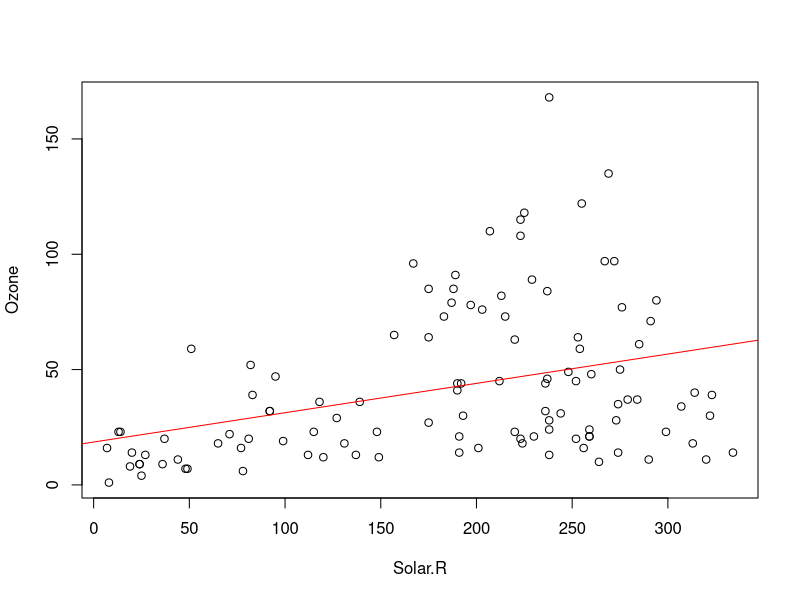

Write R code to recreate this figure. (Note: this script raises an error after producing the figure.)
data(airquality)

#names of the variables we will be working with
names(airquality)
# [1] "Ozone"   "Solar.R" "Wind"    "Temp"    "Month"   "Day"   

#Coding removes the NA's of the data, data cleaning
airquality=na.omit(airquality)
airquality

#Command allows us to see the structure of the data
str(airquality)

#Convert Month and Day to factors
factor(airquality$Month)
levels(airquality$Month)
airquality$Month=factor(airquality$Month)
str(airquality)
airquality$Day=factor(airquality$Day)

# Plotting Univariate Relationships
plot(Ozone~Solar.R,data=airquality)

#use lm to plot a regression line
Model1=lm(Ozone~Solar.R,data=airquality)
abline(Model1,col="Red")
#also w/ GGPLOT2
ggplot(airquality,aes(x=Solar.R,y=Ozone)) + geom_point() + geom_smooth(method="lm", se=FALSE)

#Summary Statistics for Regression line
summary(Model1)
Model1
#Coefficients:
# (Intercept)      Solar.R  
#     18.5987       0.1272 

#Assumptions
plot(Model1)

#Box Plot of Months (X) & Ozone (Y)
library(ggplot2)
ggplot(airquality, aes(x = Month, y = Ozone)) + geom_boxplot()

#Facet
ggplot(airquality, aes(x = Month)) + geom_dotplot(dotsize = 0.4)
ggplot(airquality, aes(x = Day)) + geom_dotplot(dotsize = 0.4)

#Multilinear Regression w/o DAY
airquality
names(airquality)
Model2=lm(Ozone~Solar.R+Wind+Temp+Month,data=airquality)
summary(lm(Ozone~Solar.R+Wind+Temp+Month,data=airquality))
Model2$residuals
plot(predict(Model2), Model2$residuals)
abline(h=0)
hist(Model2$residuals)

#Anova for Multi-Regression Model
anova(Model2)

#MLR model with a interation
Model3=lm(Ozone~Solar.R+Wind+Temp+Month+Solar.R:Wind,data=airquality)
summary(Model3)
anova(Model3)

#******************************************************************************
# VIF

# Load the "car" package
library(car)
# check for multicollinearity using vif
vif(Model3)
# Solar.R and wind are both found have a high vif (<5)
# compute vif w/o Solar.R
vif(lm(formula = Ozone ~ Wind + Temp + Month + Solar.R:Wind, data = airquality))
# coupute  vif w/o wind
vif(lm(formula = Ozone ~ Solar.R + Temp + Month + Solar.R:Wind, data = airquality))


#******************************************************************************
# Verify the CLT

# plot a histogram
hist(rexp(500), breaks=12, main="500 samplings each w/1 observations")

# Create an empty vector of zeros, with 500 ellements
xbar10 = rep(0, 500)
# populate the vector by taking 10 samples from the normal population
for (i in 1:500)
  xbar10[i] = mean(rexp(5))
# plot a histogram
hist(xbar10, breaks=12, main="500 samplings each w/5 observations")

# Create an empty vector of zeros, with 500 ellements
xbar111 = rep(0, 500)
# populate the vector by taking 111 samples from the normal population
for (i in 1:500)
  xbar111[i] = mean(rexp(111))
# plot a histogram
hist(xbar111, breaks=12, main="500 samplings each w/111 observations")
